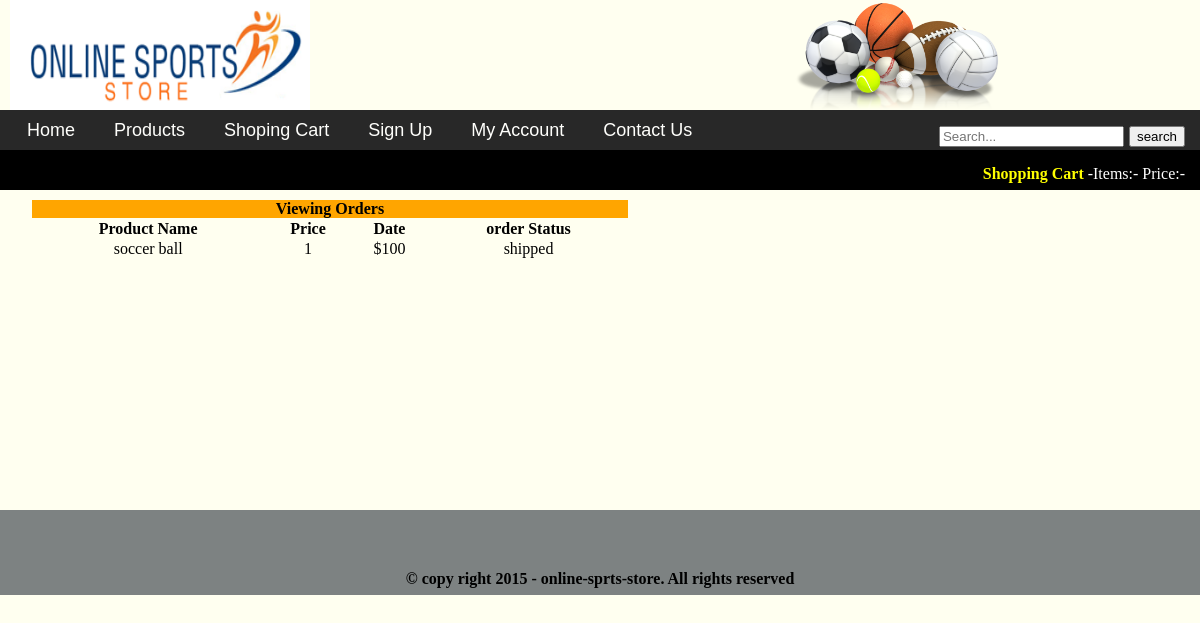
The app's page /vieworders.php (signed in) with its own data.
### tables this page shows
CREATE TABLE IF NOT EXISTS `orders` (
`order_id` int(11) NOT NULL,
  `product_name` varchar(50) NOT NULL,
  `customer_id` int(11) NOT NULL,
  `quantity` int(11) NOT NULL,
  `price` varchar(6) NOT NULL,
  `order_date` date NOT NULL,
  `status` varchar(50) NOT NULL,
  `shipping adress` varchar(500) NOT NULL,
  `card_no` int(20) NOT NULL,
  `expiration date` varchar(15) NOT NULL
);

### vieworders.php (the view, shortened to what this page needs)
<?php
include 'db.php';
	if(!$_SESSION['user']){
		header ('location: signin.php?error=Need an ID to view the content...!');
	}
	else{
		$myuser=$_SESSION['user'];;
		}
	$get_query= "SELECT * FROM `customers` WHERE `email` = '$myuser'";
				$result = mysqli_query($conn,$get_query);
				while($row = mysqli_fetch_array($result)){
					$cus_id=$row['customer_id'];
				}
?>
<!DOCTYPE html PUBLIC "-//W3C//DTD XHTML 1.0 Strict//EN"
        "http://www.w3.org/TR/xhtml1/DTD/xhtml1-strict.dtd">
<html xmlns="http://www.w3.org/1999/xhtml">
   <head>
		<link rel="stylesheet" type="text/css" href="main.css" media="all">
   </head>
 <body>
	<div>
	<div class="header_wrapper">
        <img src="logo.png" alt="Social  Logo" style="float:left;" width="300px" height="110px"  />
		<img src="sports.png" alt="products image" style="float:right; width="400px" height="110px"  />
     </div>
	 <div id="navigation">
		<ul class="navbar">
			<li><a href="index.php">Home</a></li>
			<li><a href="">Products</a></li>
			<li><a href="">Shoping Cart</a></li>
			<li><a href="signup.php">Sign Up</a></li>
			<li><a href="">My Account</a></li>
			<li><a href="">Contact Us</a></li>
			<li id="sbox"> <input type="text" placeholder="Search..." name="sbox" />
                 <input type="button" value="search"/></li>
		</ul>
	 </div>
	 <div id="headline">
			<div id="headline_content">
			<b style="color:yellow;">Shopping Cart </b>
			<span>-Items:- Price:- </span>
			</div>
		</div>
		<div id="cus_box">
				<br/>
				 <table align='center' border='2' width="600">
				 <tr>
					<th align='center' bgcolor='orange' colspan='10'> <h3>Viewing Orders</h2></th>
				 </tr>
				 <tr align='center' >
					<th>Product Name</th>
					<th>Price</th>
					<th>Date</th>
					<th>order Status</th>
				 </tr >
						<?php
						$query= "SELECT * from orders where customer_id='$cus_id'";
						$res=mysqli_query($conn,$query );
						while($row = mysqli_fetch_array($res)){
							$productName=$row['product_name'];
							$productQty=$row['quantity'];
							$ProductPrice=$row['price'];
							$ProductStatus=$row['status'];
						?>
					<tr align='center'>
					<td><?php echo $productName; ?></td>
					<td><?php echo $productQty; ?></td>
					<td><?php echo $ProductPrice; ?></td>
					<td><?php echo $ProductStatus; ?></td>
				 </tr>
					<?php }
					mysqli_close($conn);?>
				 </table>
			 </div>
		<footer class="footer">
			<h2 style="color:#000; padding-top:60px; text-align:center;"> &copy copy right 2015 - online-sprts-store. All rights reserved</h2>
		</footer>
		</div>
 </body>
 </html>

### main.css (style rules this page uses)
html, body, div, span, applet, object, iframe, h1, h2, h3, h4, h5, h6, p, blockquote, pre, a, abbr, acronym, address, big, cite, code, del, dfn, em, img, ins, kbd, q, s, samp, small, strike, strong, sub, sup, tt, var, b, u, i, center, dl, dt, dd, ol, ul, li, fieldset, form, label, legend, table, caption, tbody, tfoot, thead, tr, th, td, article, aside, canvas, details, embed, figure, figcaption, footer, header, hgroup, menu, nav, output, ruby, section, summary, time, mark, audio, video { margin: 0; padding: 0; border: 0; font-size: 100%; vertical-align: baseline; }
article, aside, details, figcaption, figure, footer, header, hgroup, menu, nav, section { display: block; }
body { background:#FFFFF0; }
.header_wrapper { height: 110px; width: 1000px; padding-left:10px; padding-right;10px; }
#navigation { height: 40px; width: 100%; background: #282828; overflow: hidden; }
.navbar { margin: 10px 0 0 0; list-style-type: none; padding: 0; font-size:18px; font-family: sans-serif; padding-left:10px; padding-right;10px; }
#sbox { float:right; line-height:5opx; padding-right:10px; }
.navbar li { display: inline; margin: 5px; }
.navbar li a { color: #FFFFFC; text-decoration: none; padding: 12px; }
.footer { width: 100%; height:85px; background:#7d8282; color:#AFF; clear:both; }
#headline { background:#000; color:#FFF; height:40px; width:100%; float:left; }
#headline_content { float:right;padding:15px; }
#cus_box { width:80%; height:300px; margin:10px; padding:20px; }

### records on screen
orders: product_name "soccer ball", quantity "1", price "$100", status "shipped"
